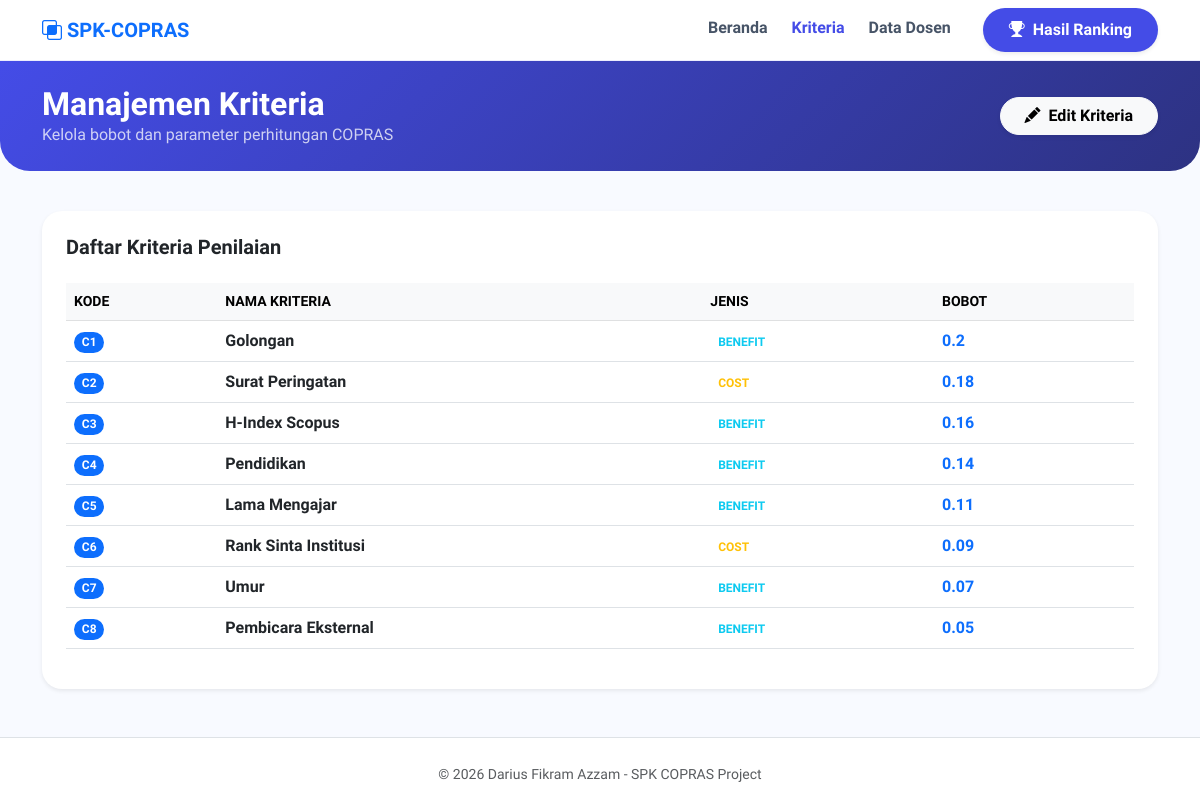
Screenshot of /data_kriteria.php with the database file from the repository.
### tables this page shows
CREATE TABLE `kriteria` (
  `id_kriteria` int(11) NOT NULL AUTO_INCREMENT,
  `kode_kriteria` varchar(5) DEFAULT NULL,
  `nama_kriteria` varchar(50) DEFAULT NULL,
  `bobot` float DEFAULT NULL,
  `jenis` enum('benefit','cost') DEFAULT NULL,
  PRIMARY KEY (`id_kriteria`)
);

### data_kriteria.php (the view, shortened to what this page needs)
<?php
include 'koneksi.php';
include 'header.php';
$is_edit = isset($_GET['mode']) && $_GET['mode'] == 'edit';
?>
<div class="hero-bg py-4 mb-0" style="border-radius: 0 0 30px 30px;">
    <div class="container text-white d-flex justify-content-between align-items-center">
        <div>
            <h2 class="fw-bold mb-0">Manajemen Kriteria</h2>
            <p class="opacity-75 mb-0">Kelola bobot dan parameter perhitungan COPRAS</p>
        </div>
        <?php if(!$is_edit): ?>
        <a href="?mode=edit" class="btn btn-light rounded-pill px-4 fw-bold shadow-sm">
            <i class="bi bi-pencil-fill me-1"></i> Edit Kriteria
        </a>
        <?php endif; ?>
    </div>
</div>
<div class="container" style="margin-top: 40px;">
    <div class="custom-card card border-0 shadow-sm mb-5">
        <div class="card-body p-4">
            <div class="d-flex justify-content-between align-items-center mb-4">
                <h5 class="mb-0 fw-bold">Daftar Kriteria Penilaian</h5>
            </div>
            <form id="formKriteria" action="update_kriteria.php" method="POST">
                <div class="table-responsive">
                    <table class="table table-hover align-middle">
                        <thead class="table-light text-secondary small">
                            <tr>
                                <th>KODE</th>
                                <th>NAMA KRITERIA</th>
                                <th>JENIS</th>
                                <th width="200">BOBOT</th>
                            </tr>
                        </thead>
                        <tbody>
                            <?php
                            $query = mysqli_query($conn, "SELECT * FROM kriteria ORDER BY kode_kriteria ASC");
                            if(mysqli_num_rows($query) > 0):
                                while($data = mysqli_fetch_assoc($query)):
                            ?>
                            <tr>
                                <td><span class="badge bg-primary rounded-pill"><?= $data['kode_kriteria']; ?></span></td>
                                <td>
                                    <?php if($is_edit): ?>
                                        <input type="text" name="nama[<?= $data['kode_kriteria']; ?>]" class="form-control border-light bg-light" value="<?= $data['nama_kriteria']; ?>" required>
                                    <?php else: ?>
                                        <span class="fw-semibold text-dark"><?= $data['nama_kriteria']; ?></span>
                                    <?php endif; ?>
                                </td>
                                <td>
                                    <?php if($is_edit): ?>
                                        <select name="jenis[<?= $data['kode_kriteria']; ?>]" class="form-select border-light bg-light">
                                            <option value="benefit" <?= $data['jenis'] == 'benefit' ? 'selected' : ''; ?>>Benefit</option>
                                            <option value="cost" <?= $data['jenis'] == 'cost' ? 'selected' : ''; ?>>Cost</option>
                                        </select>
                                    <?php else: ?>
                                        <span class="badge <?= $data['jenis'] == 'benefit' ? 'bg-info-light text-info' : 'bg-warning-light text-warning'; ?> text-uppercase" style="font-size: 0.75rem;">
                                            <?= $data['jenis']; ?>
                                        </span>
                                    <?php endif; ?>
                                </td>
                                <td>
                                    <?php if($is_edit): ?>
                                        <input type="number" step="0.01" min="0" max="1" name="bobot[<?= $data['kode_kriteria']; ?>]" class="form-control border-light bg-light input-bobot" value="<?= $data['bobot']; ?>" required>
                                    <?php else: ?>
                                        <span class="text-primary fw-bold"><?= $data['bobot']; ?></span>
                                    <?php endif; ?>
                                </td>
                            </tr>
                            <?php endwhile; else: ?>
                            <tr><td colspan="5" class="text-center py-4 text-muted">Belum ada data kriteria.</td></tr>
                            <?php endif; ?>
                        </tbody>
                    </table>
                </div>
            </form>
        </div>
    </div>
</div>
<footer class="text-center py-4 text-muted mt-auto bg-white border-top">
    <small>&copy; 2026 Darius Fikram Azzam - SPK COPRAS Project</small>
</footer>

### header.php (style rules this page uses)
:root { --primary-gradient: linear-gradient(135deg, #444ce7 0%, #2d3282 100%); --glass-bg: rgba(255, 255, 255, 0.9); }
body { font-family: 'Plus Jakarta Sans', sans-serif; background-color: #f8faff; color: #1d2939; min-height: 100vh; }
.custom-card { background: #ffffff; border: none; border-radius: 20px; box-shadow: 0 10px 25px rgba(68, 76, 231, 0.05); transition: 0.3s; }
.hero-bg { background: var(--primary-gradient); border-radius: 0 0 40px 40px; padding: 80px 0 120px; color: white; margin-bottom: -80px; }

### rows the page displays
kriteria: kode_kriteria "C1", nama_kriteria "Golongan", jenis "BENEFIT", bobot "0.2"
kriteria: kode_kriteria "C2", nama_kriteria "Surat Peringatan", jenis "COST", bobot "0.18"
kriteria: kode_kriteria "C3", nama_kriteria "H-Index Scopus", jenis "BENEFIT", bobot "0.16"
kriteria: kode_kriteria "C4", nama_kriteria "Pendidikan", jenis "BENEFIT", bobot "0.14"
kriteria: kode_kriteria "C5", nama_kriteria "Lama Mengajar", jenis "BENEFIT", bobot "0.11"
kriteria: kode_kriteria "C6", nama_kriteria "Rank Sinta Institusi", jenis "COST", bobot "0.09"
kriteria: kode_kriteria "C7", nama_kriteria "Umur", jenis "BENEFIT", bobot "0.07"
kriteria: kode_kriteria "C8", nama_kriteria "Pembicara Eksternal", jenis "BENEFIT", bobot "0.05"
